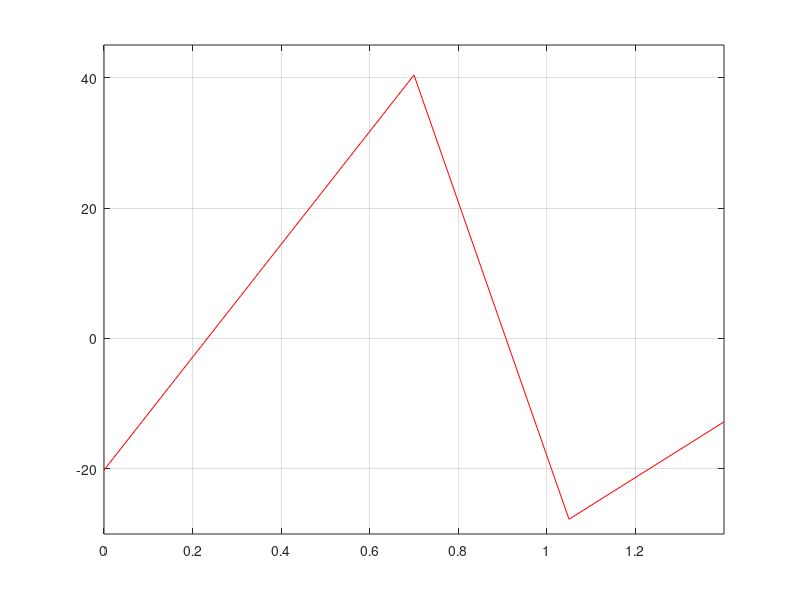

This chart was generated by the following MATLAB code: (Note: this script raises an error after producing the figure.)
clc
clear 
close all

%define vars
P = 237.34; %value of corrective load
W = 42.67; %camera weight
R = 0.3; %radius of curvature of curved section
L = 0.35; %length of a quarter of the beam

%calc vars
R_Ay = 0.75*(P-((W*R)/L) - 2*W); %support reaction at A
R_B = W - P - R_Ay; %support reaction at B
M_A = (2/3)*R_Ay*L; %moment at A

%bending moment equation
%x = 0
M0 = -M_A;
%x = L
M1 = -M_A + R_Ay*L;
%x = 2L
M2 = -M_A + 2*R_Ay*L;
%x = 3L
M3 = -M_A + 3*R_Ay*L + R_B*L;
%x = 4L
M4 = -M_A + 4*R_Ay*L + 2*R_B*L + P*L;

%concatenate
x = [0 L 2*L 3*L 4*L];
M = [M0 M1 M2 M3 M4];

%plot
plot(x,M,'color','red')
xlim([0 4*L])
ylim([-30 45])
grid on
hline = refline(0,0);
hline.Color = 'b';
title('Graph to show bending moment of beam')
xlabel('Length along beam/m')
ylabel('Magnitude of bending moment/Nm')